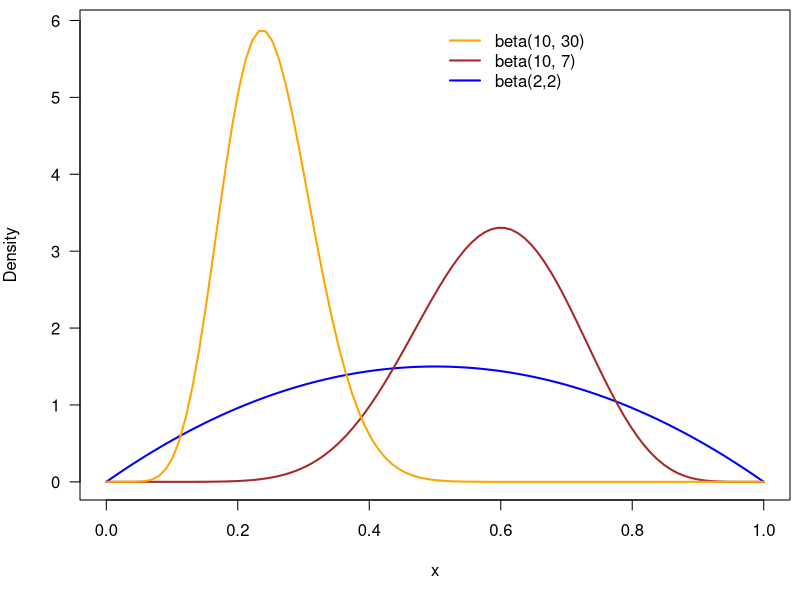

Source code (R): (Note: this script raises an error after producing the figure.)
## ---- chunk 1
x <- seq(0,1, length=100)
y1 <- dbeta(x, 2,2)
y2 <- dbeta(x, 10,7)
y3 <- dbeta(x, 10, 30)
par(mar=c(5,4,0.5,0.5))
plot(x, y1, ylim=c(0, 5.9), xlab="x", ylab="Density", las=1, lwd=2, col="blue",
     type="l")
lines(x,y2, lwd=2, col="brown")
lines(x,y3, lwd=2, col="orange")
legend(0.5, 6, lwd=2, col=c("orange", "brown", "blue"), 
       legend=c("beta(10, 30)", "beta(10, 7)", "beta(2,2)"), bty="n")

## ---- chunk 2
x <- seq(-3, 3, length=100)
y <- dnorm(x) # density function of a standard normal distribution
dat <- tibble(x=x,y=y)
plot(x,y, type="l", lwd=2, col="#d95f0e", las=1, ylab="normal density of x")
segments(0, dnorm(1), 1, dnorm(1), lwd=2)
segments(0, dnorm(0), 0, 0)
text(0.5, 0.23, expression(sigma))
## ---- chunk 3
par(mar=c(4.5,4.5,1,1))
x <- seq(0, 5, length=100)
y <- df(x, 5,5)
plot(x, y, type="l", lwd=2, las=1, xlab="F-value", ylab="Density", main="", ylim=c(0,1))
text(3, 0.3, "df1=5, df2=5", adj=c(0,0))
text(3, 0.2, "df1=2, df2=10", adj=c(0,0), col="blue")
text(3, 0.1, "df1=20, df2=20", adj=c(0,0), col="orange")

y <- df(x, 2,10)
lines(x,y, lwd=2, col="blue")
y <- df(x, 20, 20)
lines(x,y, lwd=2, col="orange")

